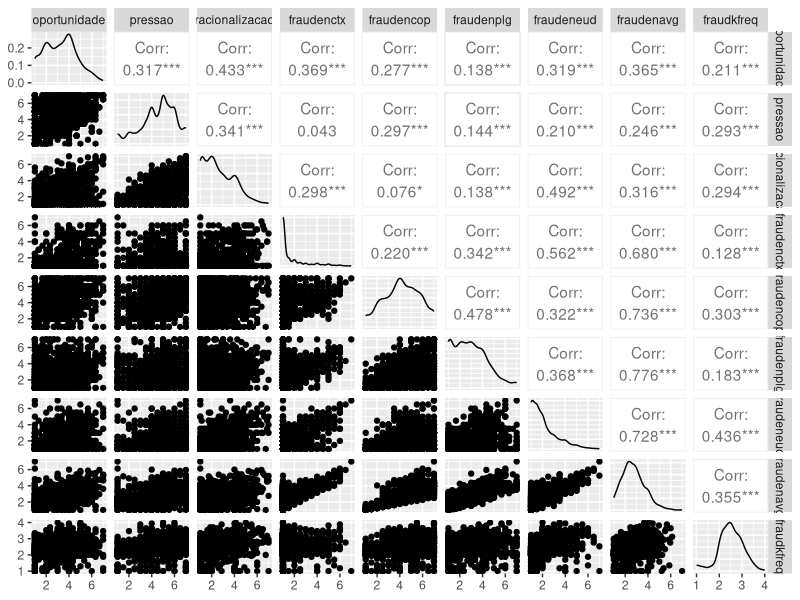
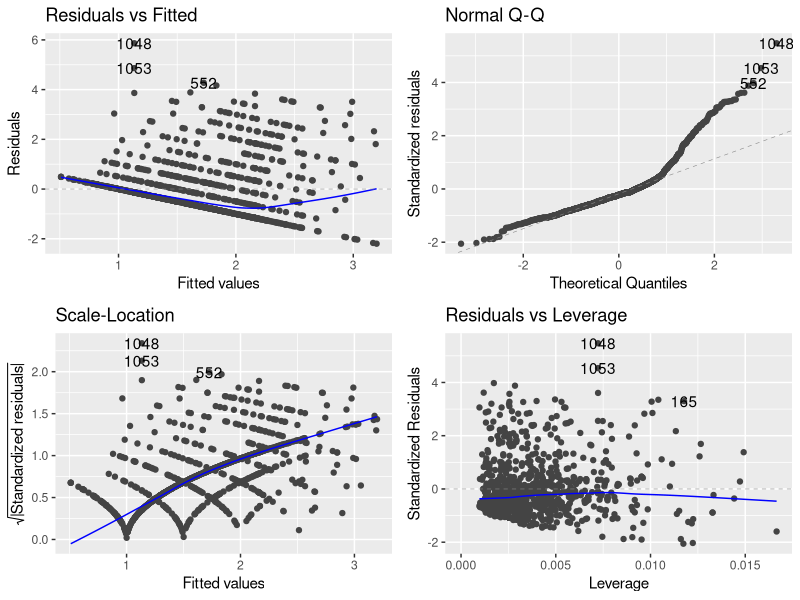
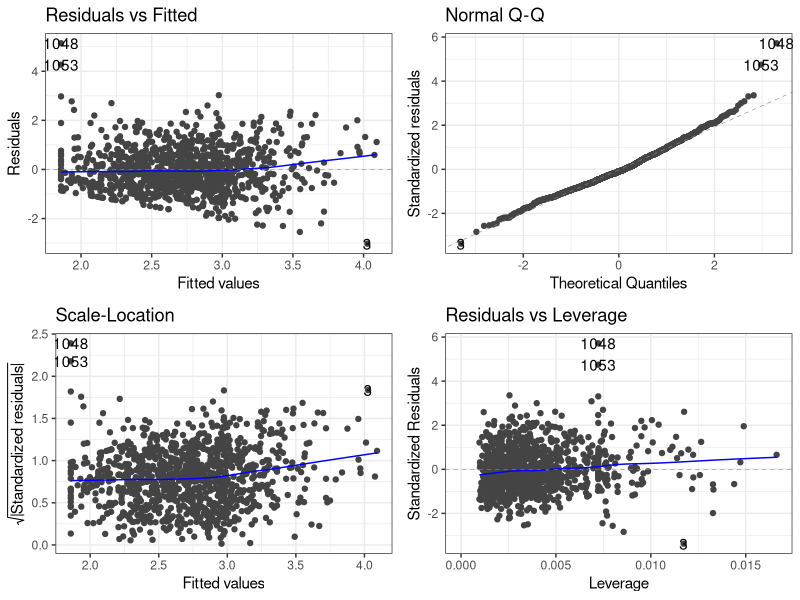

Generate these figures, in order, with R: (Note: this script raises an error after producing the figures.)
install.packages("ggfortify")
install.packages("haven")
install.packages("dplyr")
install.packages("memisc")
install.packages("GGally")
install.packages("tidyr")

library(dplyr)
library(memisc)
library(haven)
library(lmtest)
library(ggplot2)
library(ggfortify)



df = as.data.frame(read_spss("BD final - estudantes.sav"))

# Base variables

data = transmute(df, oportunidade = as.numeric(df$tri_oportunidade),
                 pressao = as.numeric(df$losango_motivacao),
                 racionalizacao = as.numeric(df$tri_dist_moral),
                 fraudenctx = as.numeric(df$norma_contexto),
                 fraudencop = as.numeric(df$norma_copiar),
                 fraudenplg = as.numeric(df$norma_plagio),
                 fraudeneud = as.numeric(df$norma_eu_desonesto),
                 fraudenavg = rowMeans(df[68:71], na.rm = TRUE),
                 fraudkfreq = rowMeans(df[34:50], na.rm = TRUE))


GGally::ggpairs(data)
# Models
## Fraude by the Norm
### Norma Contexto

model11 = lm(data = data, fraudenctx ~ oportunidade + pressao + racionalizacao) 
summary(model11)
autoplot(model11)

### Norma Copiar

model12 = lm(data = data, fraudencop ~ oportunidade + pressao + racionalizacao) 
summary(model12)

### Norma Plágio

model13 = lm(data = data, fraudenplg ~ oportunidade + pressao + racionalizacao) 
summary(model13)

### Norma Eu desonesto

model14 = lm(data = data, fraudeneud ~ oportunidade + pressao + racionalizacao) 
summary(model14)

### Norma Avg

model15 = lm(data = data, fraudenavg ~ oportunidade + pressao + racionalizacao) 
summary(model15)
autoplot(model15) + theme_bw()
autoplot(prcomp(model15), scale = TRUE)

### Comparing Models
AIC(model11, model12, model13, model14, model15)

## Fraud by Frequency

model21 = lm(data = data, fraudkfreq ~ oportunidade + pressao + racionalizacao)
summary(model21)

# Tests
# Multicollinearity - bptest, gqtest
bptest(model11)
bptest(model12)
bptest(model13)
bptest(model14)
bptest(model15)

gqtest(model13)
gqtest(model15)

# Heteroskedascitity - PCA?
